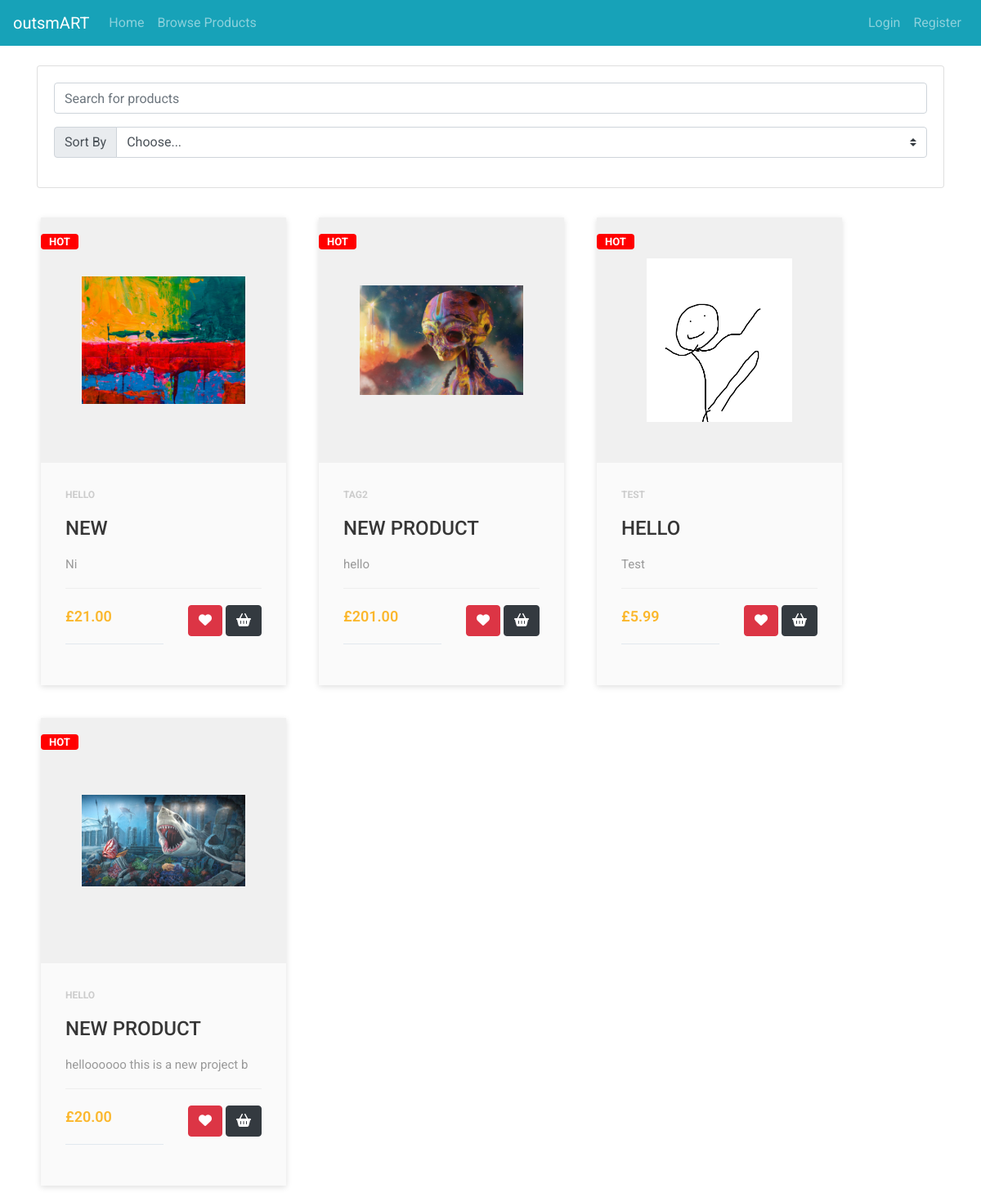
Before: /products/browse_products with the older database file.
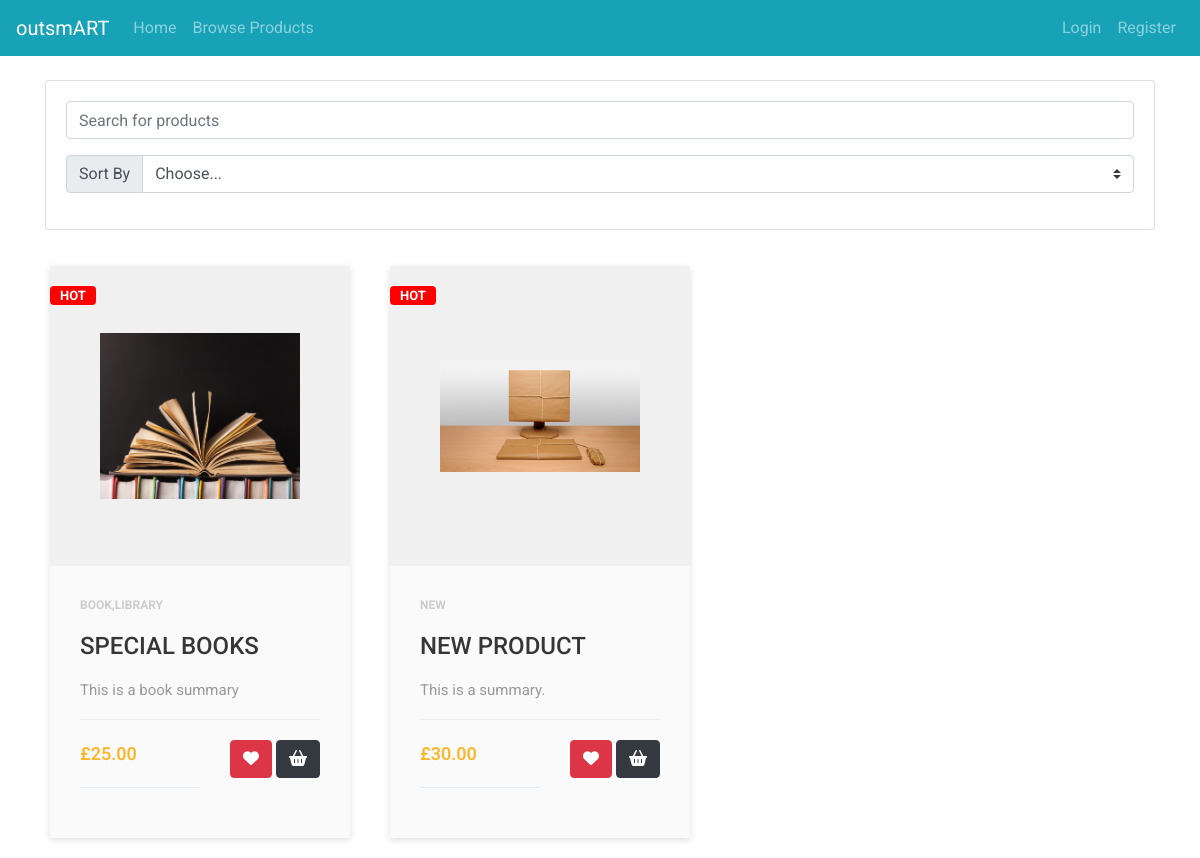
After: the same page with the newer database file.
### products/models.py (models this page shows, shortened)
class ProductPost(models.Model):
    owner = models.ForeignKey(User, on_delete=models.CASCADE)
    title = models.CharField(max_length=100)
    summary = models.TextField(max_length=200,default="No Summary")
    descrip = models.TextField(max_length=10000)
    stock = models.IntegerField(default=0)
    tags = models.CharField(max_length=10000)
    image = models.FileField()
    created = models.DateTimeField(auto_now_add=True)
    price = models.DecimalField(max_digits=10, decimal_places=2)
    rating =  models.IntegerField(default=0,
        validators=[
            MaxValueValidator(10),
            MinValueValidator(0)
        ])
    sold = models.IntegerField(default=0)
    revenue = models.DecimalField(default=0,max_digits=10, decimal_places=2)

### products/views.py (the view)
# urls.py: path('browse_products', views.browse_products, name='browse'),
def browse_products(request):
    context = {'products': ProductPost.objects.all()}
    return render(request,'products/browse.html',context)

### templates/products/browse.html (shortened to what this page needs)
{% extends 'base.html' %}
{% block content %}
{% load static %}
<link rel="stylesheet" href="{% static 'products/productstyle.css' %}" type="text/css">
<div class="card text-center mb-3">
  <div class="card-body">
    <input type="text" class="form-control mb-3" placeholder="Search for products" />
    <div class="input-group mb-3">
      <div class="input-group-prepend">
        <label class="input-group-text" for="inputGroupSelect01">Sort By</label>
      </div>
      <select class="custom-select" id="inputGroupSelect01">
        <option selected>Choose...</option>
      </select>
    </div>
  </div>
</div>
<div class="row">
{% for p in products %}
<div class="product-card">
  <div class="badge">Hot</div>
  <div class="product-tumb">
    <img src="{{p.image.url}}" alt="">
  </div>
  <div class="product-details">
    <span class="product-catagory">{{p.tags}}</span>
    <h4><a href="{% url 'products:detail' p.id %}">{{p.title}}</a></h4>
    <p>{{p.summary}}</p>
    <div class="product-bottom-details">
      <div class="product-price">£{{p.price}}</div>
      <div class="product-links">
          <form>
           <button onclick='addWishlist("{{p.id}}")' class="btn btn-danger" name="product" ><i class="fas fa-heart"></i></button>
            <button type="submit" class="btn btn-dark"><i class="fas fa-shopping-basket"></i></button>
        </form>
      </div>
    </div>
  </div>
</div>
{% endfor %}
</div>
{% endblock %}

Changed rows visible on the page:
removed ProductPost: image (picture), tags "HELLO", title "NEW", summary "Ni", price "21.00"
removed ProductPost: image (picture), tags "TAG2", title "NEW PRODUCT", summary "hello", price "201.00"
removed ProductPost: image (picture), tags "TEST", title "HELLO", summary "Test", price "5.99"
removed ProductPost: image (picture), tags "HELLO", title "NEW PRODUCT", summary "helloooooo this is a new project b", price "20.00"
added ProductPost: image (picture), tags "BOOK,LIBRARY", title "SPECIAL BOOKS", summary "This is a book summary", price "25.00"
added ProductPost: image (picture), tags "NEW", title "NEW PRODUCT", summary "This is a summary.", price "30.00"
